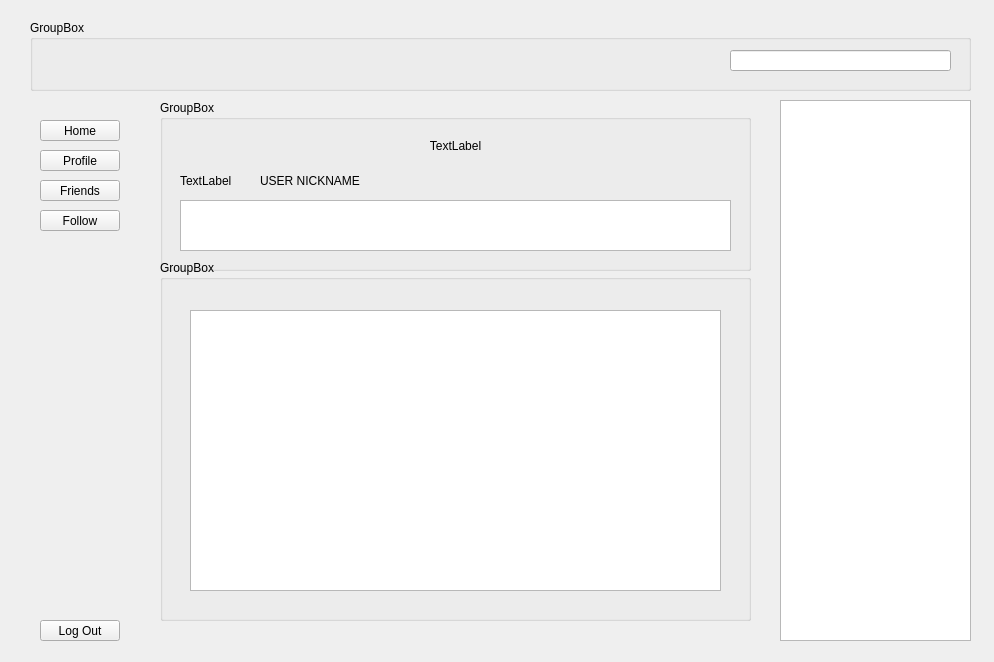
<?xml version="1.0" encoding="UTF-8"?>
<ui version="4.0">
 <class>Principal</class>
 <widget class="QWidget" name="Principal">
  <property name="geometry">
   <rect>
    <x>0</x>
    <y>0</y>
    <width>994</width>
    <height>662</height>
   </rect>
  </property>
  <property name="windowTitle">
   <string>Form</string>
  </property>
  <widget class="QStackedWidget" name="stackedWidget">
   <property name="geometry">
    <rect>
     <x>20</x>
     <y>10</y>
     <width>961</width>
     <height>651</height>
    </rect>
   </property>
   <property name="currentIndex">
    <number>1</number>
   </property>
   <widget class="QWidget" name="page_3">
    <widget class="QTextEdit" name="txtPost">
     <property name="geometry">
      <rect>
       <x>120</x>
       <y>90</y>
       <width>591</width>
       <height>91</height>
      </rect>
     </property>
     <property name="placeholderText">
      <string>What's happening?</string>
     </property>
    </widget>
    <widget class="QGroupBox" name="groupBox">
     <property name="geometry">
      <rect>
       <x>120</x>
       <y>210</y>
       <width>591</width>
       <height>431</height>
      </rect>
     </property>
     <property name="title">
      <string>GroupBox</string>
     </property>
     <widget class="QTextBrowser" name="txtLeerPublis">
      <property name="geometry">
       <rect>
        <x>20</x>
        <y>30</y>
        <width>541</width>
        <height>381</height>
       </rect>
      </property>
     </widget>
     <widget class="QScrollBar" name="verticalScrollBar_2">
      <property name="geometry">
       <rect>
        <x>570</x>
        <y>20</y>
        <width>20</width>
        <height>541</height>
       </rect>
      </property>
      <property name="orientation">
       <enum>Qt::Vertical</enum>
      </property>
     </widget>
    </widget>
    <widget class="QScrollBar" name="verticalScrollBar">
     <property name="geometry">
      <rect>
       <x>920</x>
       <y>120</y>
       <width>20</width>
       <height>541</height>
      </rect>
     </property>
     <property name="orientation">
      <enum>Qt::Vertical</enum>
     </property>
    </widget>
    <widget class="QGroupBox" name="groupBox_2">
     <property name="geometry">
      <rect>
       <x>10</x>
       <y>0</y>
       <width>941</width>
       <height>71</height>
      </rect>
     </property>
     <property name="title">
      <string>GroupBox</string>
     </property>
     <widget class="QLabel" name="label">
      <property name="geometry">
       <rect>
        <x>30</x>
        <y>30</y>
        <width>31</width>
        <height>31</height>
       </rect>
      </property>
      <property name="text">
       <string/>
      </property>
      <property name="pixmap">
       <pixmap>D:/JOSUE/Downloads/google_logo.png</pixmap>
      </property>
      <property name="scaledContents">
       <bool>true</bool>
      </property>
     </widget>
     <widget class="QLineEdit" name="lineEdit">
      <property name="geometry">
       <rect>
        <x>700</x>
        <y>30</y>
        <width>221</width>
        <height>21</height>
       </rect>
      </property>
     </widget>
    </widget>
    <widget class="QPushButton" name="pushButton">
     <property name="geometry">
      <rect>
       <x>20</x>
       <y>90</y>
       <width>80</width>
       <height>21</height>
      </rect>
     </property>
     <property name="text">
      <string>Home</string>
     </property>
    </widget>
    <widget class="QPushButton" name="btnProfile">
     <property name="geometry">
      <rect>
       <x>20</x>
       <y>120</y>
       <width>80</width>
       <height>21</height>
      </rect>
     </property>
     <property name="text">
      <string>Profile</string>
     </property>
    </widget>
    <widget class="QPushButton" name="pushButton_3">
     <property name="geometry">
      <rect>
       <x>20</x>
       <y>150</y>
       <width>80</width>
       <height>21</height>
      </rect>
     </property>
     <property name="text">
      <string>Friends</string>
     </property>
    </widget>
    <widget class="QLabel" name="labelUser">
     <property name="geometry">
      <rect>
       <x>20</x>
       <y>560</y>
       <width>111</width>
       <height>31</height>
      </rect>
     </property>
     <property name="text">
      <string>USER</string>
     </property>
     <property name="wordWrap">
      <bool>false</bool>
     </property>
    </widget>
    <widget class="QPushButton" name="btnLogOut">
     <property name="geometry">
      <rect>
       <x>10</x>
       <y>600</y>
       <width>80</width>
       <height>21</height>
      </rect>
     </property>
     <property name="text">
      <string>Log Out</string>
     </property>
    </widget>
    <widget class="QPushButton" name="BtnPost">
     <property name="geometry">
      <rect>
       <x>630</x>
       <y>190</y>
       <width>80</width>
       <height>21</height>
      </rect>
     </property>
     <property name="text">
      <string>Post</string>
     </property>
    </widget>
    <widget class="QListWidget" name="listamigos1">
     <property name="geometry">
      <rect>
       <x>720</x>
       <y>140</y>
       <width>151</width>
       <height>251</height>
      </rect>
     </property>
    </widget>
   </widget>
   <widget class="QWidget" name="page_2">
    <widget class="QPushButton" name="pushButton_10">
     <property name="geometry">
      <rect>
       <x>20</x>
       <y>170</y>
       <width>80</width>
       <height>21</height>
      </rect>
     </property>
     <property name="text">
      <string>Friends</string>
     </property>
    </widget>
    <widget class="QPushButton" name="pushButton_9">
     <property name="geometry">
      <rect>
       <x>20</x>
       <y>610</y>
       <width>80</width>
       <height>21</height>
      </rect>
     </property>
     <property name="text">
      <string>Log Out</string>
     </property>
    </widget>
    <widget class="QGroupBox" name="groupBox_5">
     <property name="geometry">
      <rect>
       <x>10</x>
       <y>10</y>
       <width>941</width>
       <height>71</height>
      </rect>
     </property>
     <property name="title">
      <string>GroupBox</string>
     </property>
     <widget class="QLabel" name="label_4">
      <property name="geometry">
       <rect>
        <x>30</x>
        <y>30</y>
        <width>31</width>
        <height>31</height>
       </rect>
      </property>
      <property name="text">
       <string/>
      </property>
      <property name="pixmap">
       <pixmap>D:/JOSUE/Downloads/google_logo.png</pixmap>
      </property>
      <property name="scaledContents">
       <bool>true</bool>
      </property>
     </widget>
     <widget class="QLineEdit" name="lineEdit_2">
      <property name="geometry">
       <rect>
        <x>700</x>
        <y>30</y>
        <width>221</width>
        <height>21</height>
       </rect>
      </property>
     </widget>
    </widget>
    <widget class="QPushButton" name="pushButton_6">
     <property name="geometry">
      <rect>
       <x>20</x>
       <y>140</y>
       <width>80</width>
       <height>21</height>
      </rect>
     </property>
     <property name="text">
      <string>Profile</string>
     </property>
    </widget>
    <widget class="QListView" name="listView_2">
     <property name="geometry">
      <rect>
       <x>760</x>
       <y>90</y>
       <width>191</width>
       <height>541</height>
      </rect>
     </property>
    </widget>
    <widget class="QPushButton" name="btnHomeProf">
     <property name="geometry">
      <rect>
       <x>20</x>
       <y>110</y>
       <width>80</width>
       <height>21</height>
      </rect>
     </property>
     <property name="text">
      <string>Home</string>
     </property>
    </widget>
    <widget class="QGroupBox" name="groupBox_4">
     <property name="geometry">
      <rect>
       <x>140</x>
       <y>250</y>
       <width>591</width>
       <height>361</height>
      </rect>
     </property>
     <property name="title">
      <string>GroupBox</string>
     </property>
     <widget class="QTextBrowser" name="textBrowser">
      <property name="geometry">
       <rect>
        <x>30</x>
        <y>50</y>
        <width>531</width>
        <height>281</height>
       </rect>
      </property>
     </widget>
    </widget>
    <widget class="QGroupBox" name="groupBox_3">
     <property name="geometry">
      <rect>
       <x>140</x>
       <y>90</y>
       <width>591</width>
       <height>171</height>
      </rect>
     </property>
     <property name="title">
      <string>GroupBox</string>
     </property>
     <widget class="QLabel" name="label_5">
      <property name="geometry">
       <rect>
        <x>20</x>
        <y>20</y>
        <width>551</width>
        <height>51</height>
       </rect>
      </property>
      <property name="text">
       <string>TextLabel</string>
      </property>
      <property name="alignment">
       <set>Qt::AlignCenter</set>
      </property>
     </widget>
     <widget class="QLabel" name="label_3">
      <property name="geometry">
       <rect>
        <x>20</x>
        <y>60</y>
        <width>61</width>
        <height>41</height>
       </rect>
      </property>
      <property name="text">
       <string>TextLabel</string>
      </property>
     </widget>
     <widget class="QLabel" name="label_6">
      <property name="geometry">
       <rect>
        <x>100</x>
        <y>60</y>
        <width>121</width>
        <height>41</height>
       </rect>
      </property>
      <property name="text">
       <string>USER NICKNAME</string>
      </property>
     </widget>
     <widget class="QTextEdit" name="textEdit_2">
      <property name="geometry">
       <rect>
        <x>20</x>
        <y>100</y>
        <width>551</width>
        <height>51</height>
       </rect>
      </property>
     </widget>
    </widget>
    <widget class="QPushButton" name="pushButton_8">
     <property name="geometry">
      <rect>
       <x>20</x>
       <y>200</y>
       <width>80</width>
       <height>21</height>
      </rect>
     </property>
     <property name="text">
      <string>Follow</string>
     </property>
    </widget>
    <zorder>groupBox_5</zorder>
    <zorder>groupBox_3</zorder>
    <zorder>pushButton_10</zorder>
    <zorder>pushButton_9</zorder>
    <zorder>pushButton_6</zorder>
    <zorder>listView_2</zorder>
    <zorder>btnHomeProf</zorder>
    <zorder>groupBox_4</zorder>
    <zorder>pushButton_8</zorder>
   </widget>
  </widget>
 </widget>
 <resources/>
 <connections/>
</ui>
